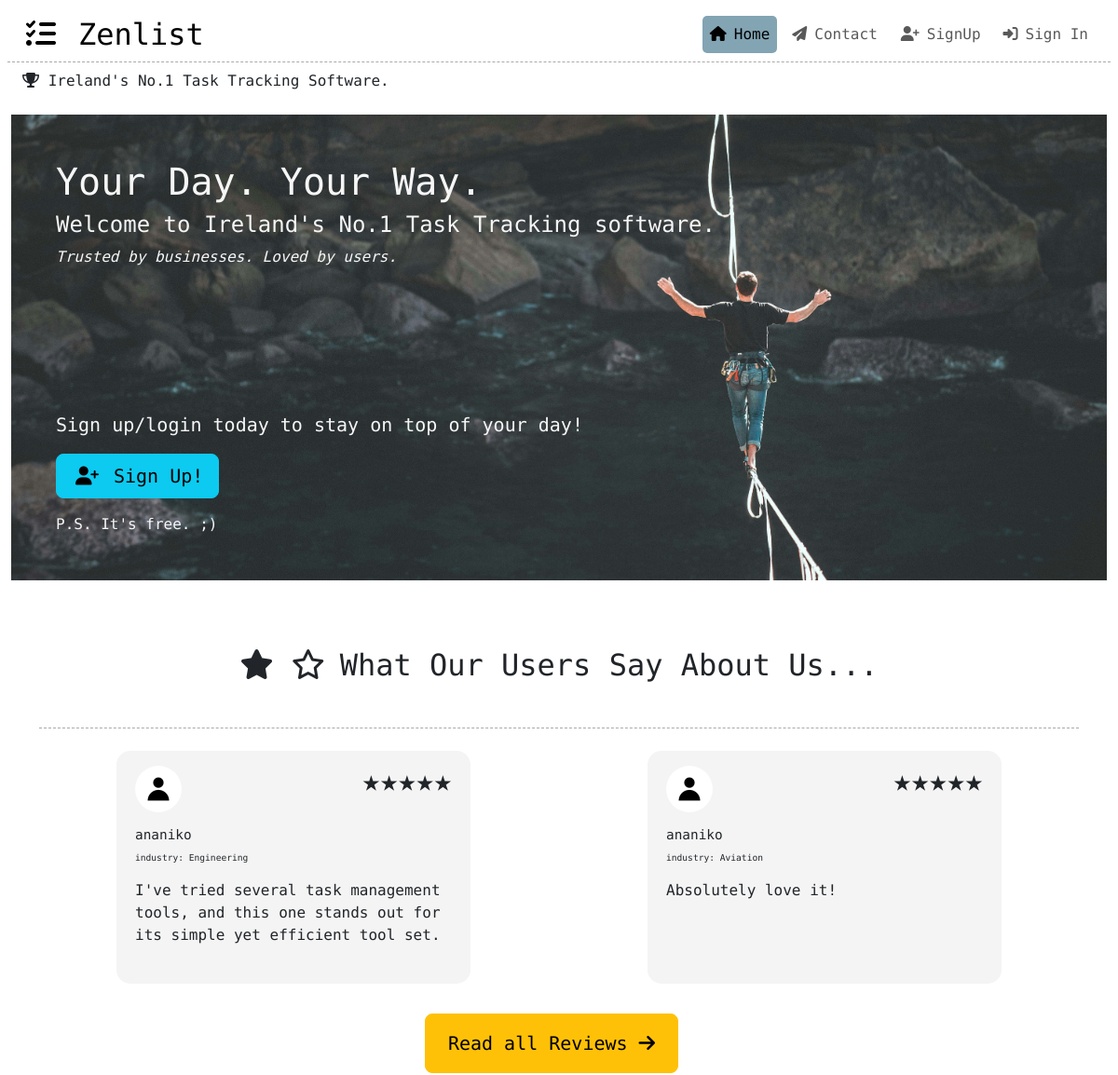
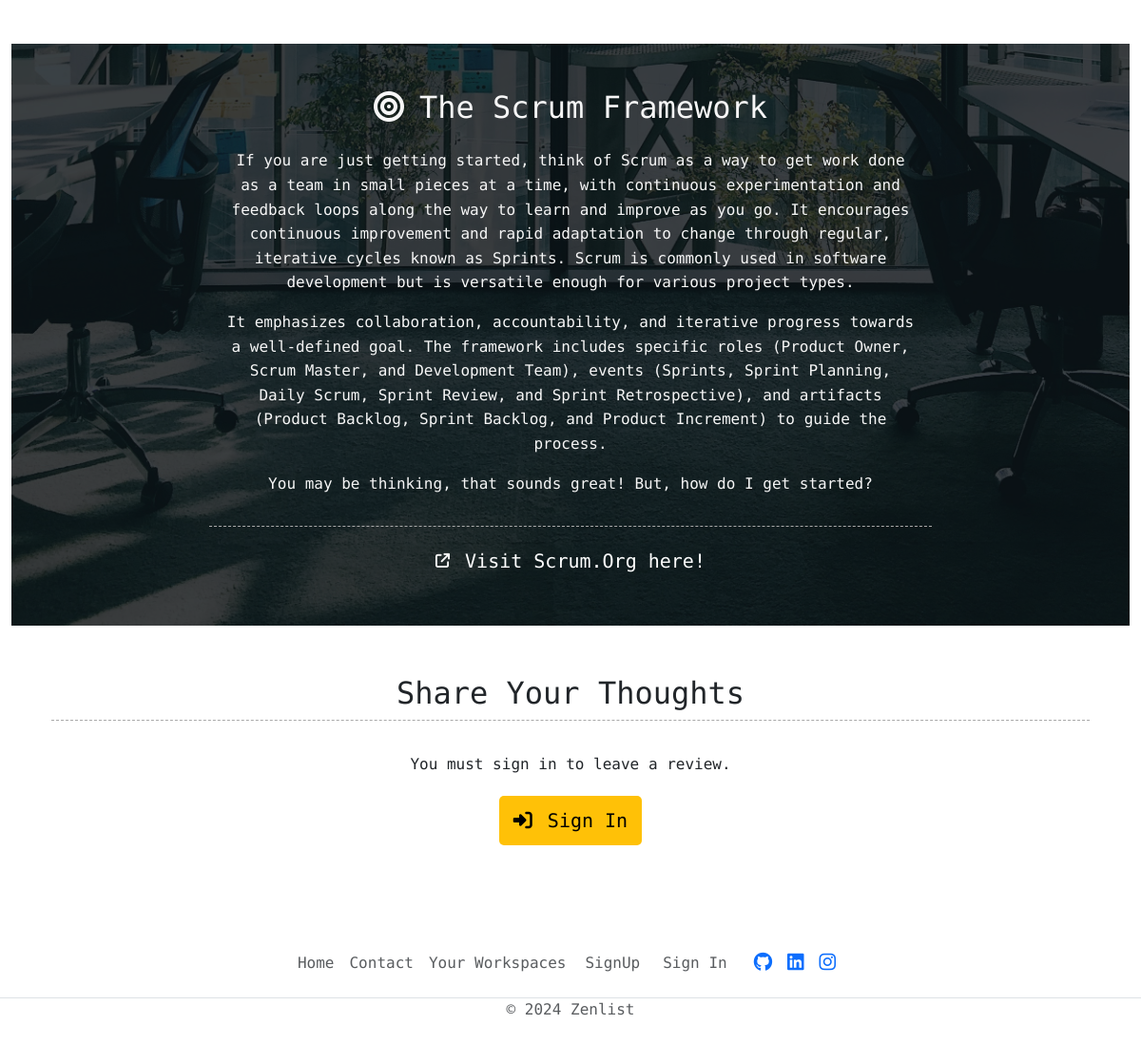
The page / on the database its author committed (2 pictures, top to bottom).
### scrum/models.py (models this page shows, shortened)
class Review(models.Model):
    author = models.ForeignKey(
        User,
        on_delete=models.CASCADE,
        related_name="reviewer"
    )
    job_industry = models.CharField(
        choices=INDUSTRY,
        default='other',
        max_length=22
    )
    rating = models.CharField(
        choices=STARS,
        default='no rating',
        max_length=5
    )
    review = models.TextField(max_length=120)
    reviewed_on = models.DateField(auto_now_add=True)
    approved = models.BooleanField(default=False)

class Scrum(models.Model):
    title = models.CharField(max_length=200)
    updated_on = models.DateTimeField(auto_now=True)
    content = models.TextField()

### scrum/views.py (the view)
# urls.py: path('', HelloScrum, name='hello'),
def HelloScrum(request):
    scrum = Scrum.objects.all().first()
    all_reviews = Review.objects.all()
    five_stars = Review.objects.filter(rating='★★★★★')
    four_stars = Review.objects.filter(rating='★★★★☆')
    if request.method == 'POST':
        reviewForm = ReviewForm(data=request.POST)
        if reviewForm.is_valid:
            review = reviewForm.save(commit=False)
            review.author = request.user
            review.approved = False
            reviewForm.save()
            messages.add_message(
                request, messages.SUCCESS,
                '''Thanks for your review! Our administrators will
                review your submission within 2 business days.'''
            )
            return redirect('hello')
        else:
            messages.add_message(
            request, messages.SUCCESS,
            '''There was an issue while trying to submit your review.
            Please try again in a few mins.
            If the issue persists, please contact us using our dedicated
            contact page.'''
        )
    else:
        reviewForm = ReviewForm()
    context = {
        'hello' : scrum,
        'all_reviews': all_reviews,
        'five_star': five_stars,
        'four_star': four_stars,
        'reviewForm': reviewForm,
        }
    return render(
        request,
        "scrum/index.html",
        context
    )

### scrum/templates/scrum/index.html
{% extends "base.html" %}
{% load static %}
{% block content %}
<div class="container-fluid main-page-container">
    {% include 'scrum/_jumbo.html' %}
    {% include 'scrum/_reviews.html' %}
    <div class="button-container d-flex justify-content-center align-items-center mb-5">
      <a href="{{reviews_url}}">
        <button class="btn btn-warning btn-lg px-4 py-3 me-3 mt-3">Read all Reviews
          <i class="fa-solid fa-arrow-right"></i>
        </button>
      </a>
    </div>
    <div class="breaker">
      <div class="container-fluid scrum-framework-container">
        <div class="row d-flex flex-column align-items-center justify-content-center">
          <div class="col-12 mt-5">
            <h2 class="text-center brand white-text">
              <i class="fa-solid fa-bullseye me-3"></i>{{ hello.title }}
            </h2>
          </div>
          <div class="col-md-8 col-sm-10 position-relative mb-5">
            <div class="paragraph scrum-content text-center white-text p-3 bb-grey">
              {{ hello.content | safe }}
            </div>
            <a href="https://scrumguides.org/index.html" target="_blank" rel="noopener noreferrer"
            class="visit-scrum direct-link" aria-label="scrum.org site link">
              <p class="text-white pt-4 text-center h5">
                <i class="fa-solid fa-arrow-up-right-from-square fa-xs me-1 pb-2"></i>
                Visit Scrum.Org here!
              </p>
            </a>
          </div>
        </div>
      </div>
    </div>
    <div class="container my-5">
      {% include 'scrum/_review_form.html' with reviewForm=reviewForm %}
    </div>
</div>
{% endblock %}

### scrum/templates/scrum/_reviews.html
{% load static %}
<div class="container">
    <h2 class="text-center mt-2 pb-5 brand bb-grey">
      <i class="fa-solid fa-star"></i>
      <i class="fa-regular fa-star me-3"></i>What Our Users Say About Us...
    </h2>
    <div class="row d-flex justify-content-around">
    {% for review in five_star %}
    {% if review.approved %}
    <div class="col-lg-4 col-md-5 col-sm-12 zenlist-review my-3">
      <div class="author-review mb-3 p-2">
        <div class="author-profile d-flex justify-content-between">
          <img class="card-img-top me-3 my-2 profile-image"
          src="{% static 'images/default_profile_image.jpg' %}"
          alt="default profile icon image">
          <p class="star-rating">{{review.rating}}</p>
        </div>
        <div class="author-personal">
          <p class="author-bio my-2 h5">{{review.author}}</p>
          <p class="author-industry">industry: {{review.job_industry}}</p>
        </div>
        <p>{{review.review | safe}}</p>
      </div>
    </div>
    {% endif %}
    {% endfor %}
    </div>
</div>

### static/css/style.css (style rules this page uses)
.direct-link { transition: all 0.2s ease; }
.white-text { color: rgb(246, 246, 246); }
body { font-family: "Source Code Pro", monospace; font-weight: 400; font-style: normal; }
.visit-scrum { text-decoration: none; color: #1b1b1b; }
.zenlist-review { background-color: rgb(244, 244, 244); border-radius: 15px; }
.scrum-content { font-size: 1rem; line-height: 23px; }
.profile-image { width: 50px; height: 50px; border-radius: 50%; }
.author-bio { font-size: 0.9rem; }
.author-industry { font-size: 0.6rem; }
.star-rating { font-size: 2rem; }
.breaker { background-image: url("../images/office-chairs.jpg"); background-color: #1b1b1b; background-position: bottom; background-repeat: no-repeat; background-size: cover; min-height: 350px; }
.scrum-framework-container { background-color: rgba(12, 21, 26, 0.8); }
.bb-grey { border-bottom: 1px dashed darkgrey; }

### rows shown on the page
Review: approved True (drawn), rating "★★★★★", author "ananiko", job_industry "Engineering", review "I've tried several task management tools, and this one stands out for its simple yet efficient tool set."
Review: approved True (drawn), rating "★★★★★", author "ananiko", job_industry "Aviation", review "Absolutely love it!"
Scrum: title "The Scrum Framework", content "If you are just getting started, think of Scrum as a way to get work done as a team in small pieces at a time, with continuous experimentation and feedback loops along the way to learn and improve as you go. It encourages continuous improvement and rapid adaptation to change through regular, iterative cycles known as Sprints. Scrum is commonly used in software development but is versatile enough for various project types. It emphasizes collaboration, accountability, and iterative progress towards a well-defined goal. The framework includes specific roles (Product Owner, Scrum Master, and Development Team), events (Sprints, Sprint Planning, Daily Scrum, Sprint Review, and Sprint…"
